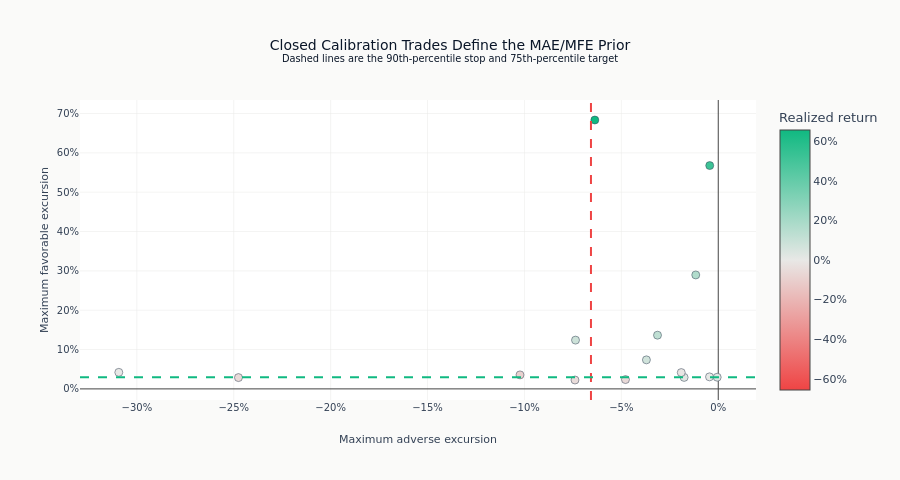

Notebook source saved alongside this figure:
### Code cell
distribution = mae_mfe.distribution_data()
realized_returns = [trade.pnl_percent for trade in calibration_trades]
color_limit = max(abs(min(realized_returns)), abs(max(realized_returns)))
fig = go.Figure(
    go.Scatter(
        x=distribution["mae"],
        y=distribution["mfe"],
        mode="markers",
        marker={
            "size": 8,
            "color": realized_returns,
            "colorscale": ml4t_diverging(),
            "cmin": -color_limit,
            "cmax": color_limit,
            "colorbar": {"title": "Realized return", "tickformat": ".0%"},
            "line": {"width": 0.5, "color": COLORS["neutral"]},
        },
        text=[f"Realized return: {value:.1%}" for value in realized_returns],
        hovertemplate="MAE: %{x:.1%}<br>MFE: %{y:.1%}<br>%{text}<extra></extra>",
    )
)
fig.add_vline(x=suggested_sl, line_dash="dash", line_color=COLORS["negative"])
fig.add_hline(y=suggested_tp, line_dash="dash", line_color=COLORS["positive"])
fig.update_layout(
    height=480,
    title=(
        "Closed Calibration Trades Define the MAE/MFE Prior"
        "<br><sup>Dashed lines are the 90th-percentile stop and 75th-percentile target</sup>"
    ),
    xaxis={"title": "Maximum adverse excursion", "tickformat": ".0%"},
    yaxis={"title": "Maximum favorable excursion", "tickformat": ".0%"},
)
fig.show()

### Figure 1 — Plotly figure (JSON) as saved in the notebook; plotly's stock layout.template omitted (floating-point values rounded to 4 significant figures)
{"data": [{"hovertemplate": "MAE: %{x:.1%}<br>MFE: %{y:.1%}<br>%{text}<extra></extra>", "marker": {"cmax": 0.6571, "cmin": -0.6571, "color": [0.02633, 0.07166, 0.00641, 0.02387, 0.08208, -0.05766, -0.09313, -0.05553, 0.001473, 0.1261, -0.01116, -0.04772, 0.6571, 0.1668, 0.5193], "colorbar": {"tickformat": ".0%", "title": {"text": "Realized return"}}, "colorscale": [[0.0, "#ef4444"], [0.5, "#e8e8e6"], [1.0, "#10b981"]], "line": {"color": "#334155", "width": 0.5}, "size": 8}, "mode": "markers", "text": ["Realized return: 2.6%", "Realized return: 7.2%", "Realized return: 0.6%", "Realized return: 2.4%", "Realized return: 8.2%", "Realized return: -5.8%", "Realized return: -9.3%", "Realized return: -5.6%", "Realized return: 0.1%", "Realized return: 12.6%", "Realized return: -1.1%", "Realized return: -4.8%", "Realized return: 65.7%", "Realized return: 16.7%", "Realized return: 51.9%"], "type": "scatter", "x": [-0.0005454, -0.03707, -0.004506, -0.01761, -0.07365, -0.04788, -0.1023, -0.2476, -0.3093, -0.03134, -0.01909, -0.07392, -0.06369, -0.01161, -0.004399], "y": [0.02969, 0.0738, 0.03056, 0.02922, 0.124, 0.02377, 0.03563, 0.02874, 0.04206, 0.1365, 0.0415, 0.02262, 0.6835, 0.2896, 0.5677]}], "layout": {"height": 480, "shapes": [{"line": {"color": "#ef4444", "dash": "dash"}, "type": "line", "x0": -0.06568, "x1": -0.06568, "xref": "x", "y0": 0, "y1": 1, "yref": "y domain"}, {"line": {"color": "#10b981", "dash": "dash"}, "type": "line", "x0": 0, "x1": 1, "xref": "x domain", "y0": 0.02945, "y1": 0.02945, "yref": "y"}], "title": {"text": "Closed Calibration Trades Define the MAE/MFE Prior<br><sup>Dashed lines are the 90th-percentile stop and 75th-percentile target</sup>"}, "xaxis": {"tickformat": ".0%", "title": {"text": "Maximum adverse excursion"}}, "yaxis": {"tickformat": ".0%", "title": {"text": "Maximum favorable excursion"}}}}
